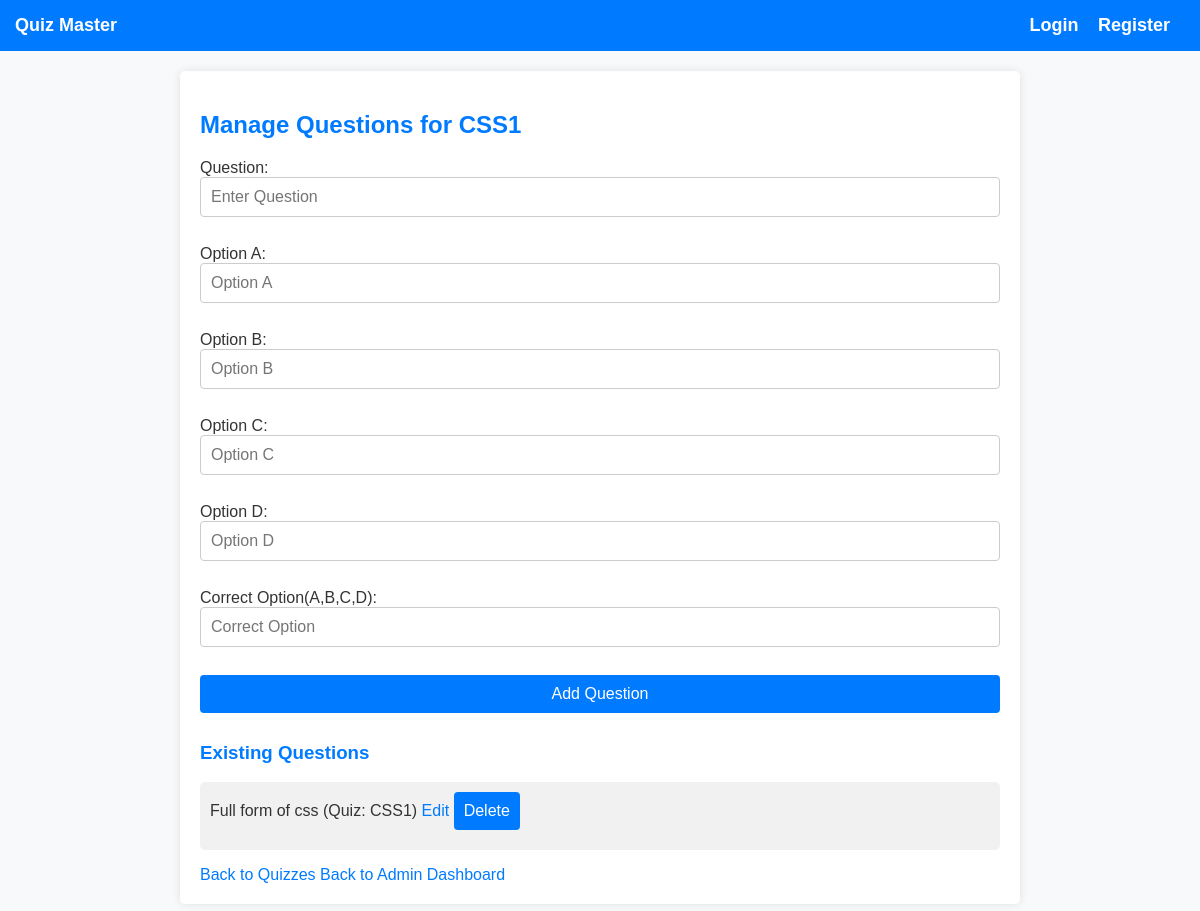
/manage_questions/2 (signed in), run on the app's committed database.
### models.py (models this page shows)
class Quiz(db.Model):
    id=db.Column(db.Integer,primary_key=True)
    title= db.Column(db.String(200),nullable=False)
    chapter_id=db.Column(db.Integer,db.ForeignKey('chapter.id'),nullable=False)
    subject_id=db.Column(db.Integer,db.ForeignKey('subject.id'),nullable=False)
    date=db.Column(db.Date,nullable=False)
    duration=db.Column(db.Time,nullable=False)
    questions=db.relationship('Question',backref='quiz', cascade="all,delete",lazy=True)
    scores=db.relationship('Score',backref='quiz',cascade="all,delete",lazy=True)

class Question(db.Model):
    id= db.Column(db.Integer,primary_key=True)
    text=db.Column(db.Text,nullable=False)
    option_a=db.Column(db.String(255),nullable=False)
    option_b=db.Column(db.String(255),nullable=False)
    option_c=db.Column(db.String(255),nullable=False)
    option_d=db.Column(db.String(255),nullable=False)
    correct_option=db.Column(db.String(1), nullable=False) #gives the correct option out of a,b,c,d
    quiz_id=db.Column(db.Integer,db.ForeignKey('quiz.id'),nullable=False)

### app.py (the view, shortened to what this page needs)
@app.route('/manage_questions',methods=['GET','POST'])
@app.route('/manage_questions/<int:quiz_id>',methods=['GET','POST'])  #Manage Questions
def manage_questions(quiz_id=None):
    if not session.get('user_id') or session.get('role') != 'admin':
        return "Access Denied. Admins only.", 403
    if quiz_id is None:
        quiz_id=request.args.get('quiz_id',type=int)
    quiz=Quiz.query.get_or_404(quiz_id)
    questions= Question.query.filter_by(quiz_id=quiz_id).all()
    return render_template('manage_questions.html',quiz=quiz,questions=questions)

### templates/manage_questions.html (shortened to what this page needs)
{% extends 'base.html' %}
{% block content %}
    <h2>Manage Questions for {{ quiz.title }}</h2>
    <form method="POST" action="{{ url_for('manage_questions',quiz_id=quiz.id) }}">
        <label for="text">Question:</label>
        <input type="text" name="text" placeholder="Enter Question" required><br>
        <label for="option_a">Option A:</label>
        <input type="text" name="option_a" placeholder="Option A" required><br>
        <label for="option_b">Option B:</label>
        <input type="text" name="option_b" placeholder="Option B" required><br>
        <label for="option_c">Option C:</label>
        <input type="text" name="option_c" placeholder="Option C" required><br>
        <label for="option_d">Option D:</label>
        <input type="text" name="option_d" placeholder="Option D" required><br>
        <label for="correct_option">Correct Option(A,B,C,D):</label>
        <input type="text" name="correct_option" placeholder="Correct Option" required><br>
        <button type="submit">Add Question</button>
    </form>
    <h3>Existing Questions</h3>
    <ul>
        {% if questions %}
        {% for question in questions %}
        <li>
            {{ question.text }} (Quiz: {{ question.quiz.title }})
            <a href="{{ url_for('edit_question',question_id=question.id) }}">Edit</a>
            <form method="POST" action="{{ url_for('delete_question',question_id=question.id) }}" style="display:inline;">
                <button type="submit">Delete</button>
            </form>
        </li>
        {% endfor %}
        {% else %}
        <li>No questions available.</li>
        {% endif %}
    </ul>
    <a href="{{ url_for('manage_quizzes',chapter_id=quiz.chapter.id) }}">Back to Quizzes</a>
    <a href="{{ url_for('admin_dashboard') }}">Back to Admin Dashboard</a>
{% endblock %}

### static/style.css (style rules this page uses)
body { font-family:Arial,sans-serif; margin:0; padding:0; background-color: #f8f9fa; color: #333; }
h1, h2, h3 { color: #007bff; }
form { display: flex; flex-direction: column; }
form input, form select, form button { margin-bottom: 10px; padding: 10px; font-size: 16px; border: 1px solid #ccc; border-radius: 4px; }
form button { background-color: #007bff; color: white; border: none; cursor: pointer; }
a { color: #007bff; text-decoration: none; }
ul { list-style-type: none; padding: 0; }
ul li { background-color: #f1f1f1; padding: 10px; margin: 5px 0; border-radius: 5px; }

### data on the page
Quiz: title "CSS1"
Question: text "Full form of css", quiz "CSS1"
